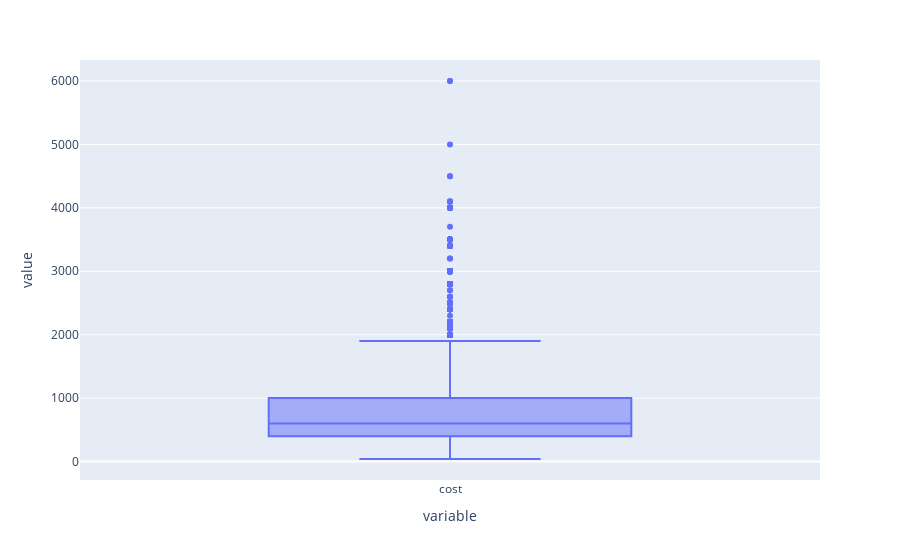

Source (notebook cell):
### Code cell
px.box(data.cost)
#we will not consider this outliers because maybe that restaurant expensive

### Figure 1 — Plotly figure (JSON) as saved in the notebook; plotly's stock layout.template omitted (floating-point values rounded to 4 significant figures; data arrays with more than 128 entries replaced by an {"elided": "..."} marker saying what was removed)
{"data": [{"alignmentgroup": "True", "hovertemplate": "variable=%{x}<br>value=%{y}<extra></extra>", "legendgroup": "", "marker": {"color": "#636efa"}, "name": "", "notched": false, "offsetgroup": "", "orientation": "v", "showlegend": false, "type": "box", "x": {"elided": "23395 str values"}, "x0": " ", "xaxis": "x", "y": {"elided": "23395 int values"}, "y0": " ", "yaxis": "y"}], "layout": {"boxmode": "group", "legend": {"tracegroupgap": 0}, "margin": {"t": 60}, "xaxis": {"anchor": "y", "domain": [0, 1], "title": {"text": "variable"}}, "yaxis": {"anchor": "x", "domain": [0, 1], "title": {"text": "value"}}}}
